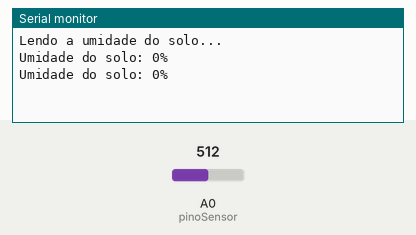
This sketch was run on a simulated Arduino Uno, built with avr-gcc and run on an emulated ATmega328P. On the bench: the last lines printed to the serial monitor. The test bench sets the inputs (shaded band); at power-on: A0 (pinoSensor) = 512.

Above: at 3.2 s.
3.3 s: A0 (pinoSensor) set to 306
At 4.6 s:
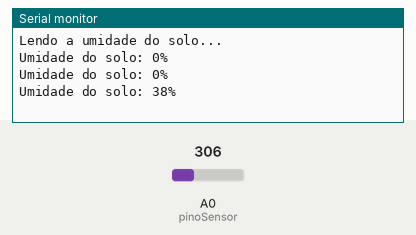
4.8 s: A0 (pinoSensor) set to 122
At 5.5 s:
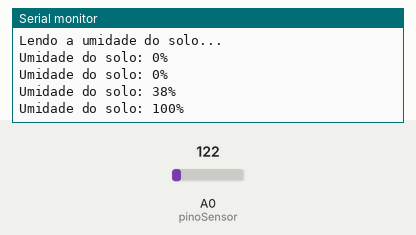
Timing chart, 0 to 7.8 s (numbered marks = the images above; inputs shaded):
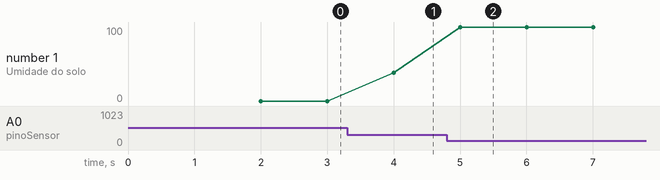

Measured:
- after the input at 3.3 s, the serial monitor: prints a new line after 0.70 s (image 1)
- after the input at 4.8 s, the serial monitor: prints a new line after 0.20 s (image 2)
- plotted number 1: 0 → 38 after the input at 3.3 s, 38 → 100 after the input at 4.8 s

The sketch:

tcc-solo.ino
```cpp
const int pinoSensor = A0; //PINO UTILIZADO PELO SENSOR
int valorLido; //VARIÁVEL QUE ARMAZENA O PERCENTUAL DE UMIDADE DO SOLO

int analogSoloSeco = 400; //VALOR MEDIDO COM O SOLO SECO (VOCÊ PODE FAZER TESTES E AJUSTAR ESTE VALOR)
int analogSoloMolhado = 150; //VALOR MEDIDO COM O SOLO MOLHADO (VOCÊ PODE FAZER TESTES E AJUSTAR ESTE VALOR)
int percSoloSeco = 0; //MENOR PERCENTUAL DO SOLO SECO (0% - NÃO ALTERAR)
int percSoloMolhado = 100; //MAIOR PERCENTUAL DO SOLO MOLHADO (100% - NÃO ALTERAR)

void setup(){
 Serial.begin(9600); //INICIALIZA A SERIAL
 Serial.println("Lendo a umidade do solo..."); //IMPRIME O TEXTO NO MONITOR SERIAL
 delay(2000); //INTERVALO DE 2 SEGUNDOS
}

void loop(){
 valorLido = constrain(analogRead(pinoSensor),analogSoloMolhado,analogSoloSeco); //MANTÉM valorLido DENTRO DO INTERVALO (ENTRE analogSoloMolhado E analogSoloSeco)
 valorLido = map(valorLido,analogSoloMolhado,analogSoloSeco,percSoloMolhado,percSoloSeco); //EXECUTA A FUNÇÃO "map" DE ACORDO COM OS PARÂMETROS PASSADOS
 Serial.print("Umidade do solo: "); //IMPRIME O TEXTO NO MONITOR SERIAL
 Serial.print(valorLido); //IMPRIME NO MONITOR SERIAL O PERCENTUAL DE UMIDADE DO SOLO
 Serial.println("%"); //IMPRIME O CARACTERE NO MONITOR SERIAL
 delay(1000);  //INTERVALO DE 1 SEGUNDO
}
```
